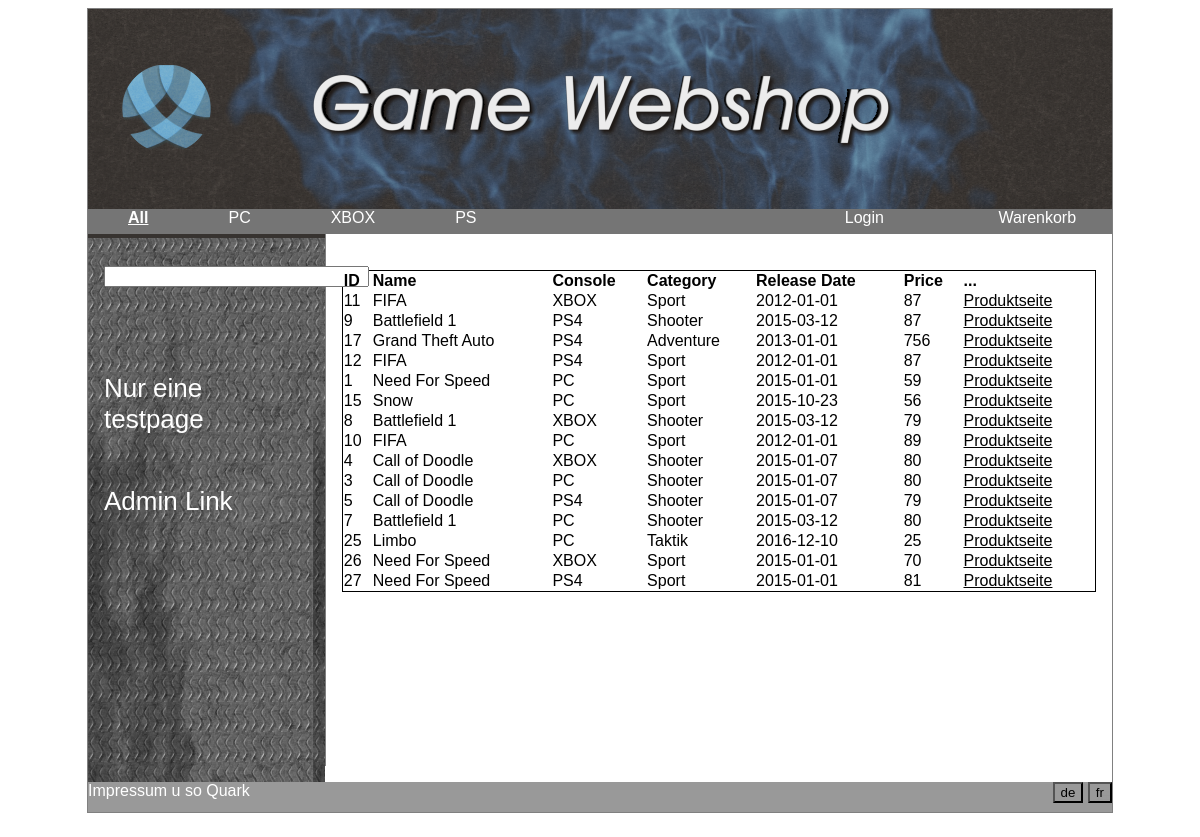
Page /A10/bestseller.php on the committed database.
### tables this page shows
CREATE TABLE `product` (
  `id` int(11) NOT NULL,
  `game_id` int(11) DEFAULT NULL,
  `console_id` int(11) NOT NULL COMMENT 'Foreign Key to console',
  `price` decimal(10,0) NOT NULL,
  `sold_units` int(11) NOT NULL,
  `description` varchar(30) NOT NULL DEFAULT 'Standart' COMMENT 'Normalerweise: Standart Edition'
);

CREATE TABLE `game` (
  `id` int(11) NOT NULL,
  `name` varchar(30) NOT NULL,
  `description` text NOT NULL,
  `category` int(11) NOT NULL COMMENT 'Foreign Key to Category',
  `manufacturer` varchar(11) NOT NULL,
  `releaseDate` date NOT NULL DEFAULT '2015-01-01'
);

CREATE TABLE `console` (
  `id` int(11) NOT NULL,
  `name` varchar(8) NOT NULL
);

CREATE TABLE `category` (
  `id` int(11) NOT NULL,
  `name` varchar(11) NOT NULL
);

### A10/functions.php (called while the page is built, shortened)
<?php
function get_param($name, $default) {
	if (!isset($_GET[$name])){
	return $default;
	}
	return urldecode($_GET[$name]);
}
?>

### A10/Product.php (called while the page is built, shortened)
<?php
class Product {
	private $id, $consoleId, $game_id, $name, $description, $console, $category, $price, $releaseDate;
	public function getId() {
		return $this->id;
	}
	public function getName() {
		return $this->name;
	}
	public function getConsole() {
		return $this->console;
	}
	public function getCategory() {
		return $this->category;
	}
	public function getPrice() {
		return $this->price;
	}
	public function getReleaseDate() {
		return $this->releaseDate;
	}
static public function getProducts($filter = '0', $groupBy = 'game.id') {
	$products = array();
	$sqlStatement = "SELECT
			product.id as id,
			product.console_id as consoleId,
			game.name AS name,
			game.description AS description,
			console.name AS console,
			category.name AS category,
			price AS price,
			game.releaseDate as releaseDate
		FROM product
		LEFT JOIN game ON game.id = product.game_id
		LEFT JOIN console ON console.id = product.console_id
		LEFT JOIN category ON category.id = game.category
		";
	$sqlStatement = $sqlStatement." GROUP BY ".$groupBy.", product.id";
	$res = DB::doQuery(
		$sqlStatement
	);
	while ($product = $res->fetch_object(get_class()))
	$products[] = $product;
	return $products;
}
}

### A10/db.inc.php (called while the page is built, shortened)
<?php
class DB extends mysqli{
	static private $instance;
	static public function getInstance() {
		if ( !self::$instance )
		@self::$instance = new DB();
		return self::$instance;
	}
	static public function doQuery($sql) {
	return self::getInstance()->query($sql);
	}
}
?>

### A10/bestseller.php (the view, shortened to what this page needs)
<?php
	$console = get_param('console', '0');
	$parametersURL = "console=$console";
	$groupBy = 'product.sold_units DESC';
	$products = Product::getProducts($console, $groupBy);
?>
<article>
	<table class ="ListTable">
			<tr>
				<th> ID </th><th> Name </th><th> Console </th> <th> Category </th><th>Release Date</th><th> Price </th><th> ... </th>
			</tr>
		<?php
		foreach($products as $p){
			echo "<tr>";
			echo "<td>".$p->getId()."</td>";
			echo "<td>".$p->getName()."</td>";
			echo "<td>".$p->getConsole()."</td>";
			echo "<td>".$p->getCategory()."</td>";
			echo "<td>".$p->getReleaseDate()."</td>";
			echo "<td>".$p->getPrice()."</td>";
			echo "<td><a href='article.php?article=".$p->getId()."&".$parametersURL."'>Produktseite</a></td>";
			echo "</tr>";
		}
		?>
	</table>
</article>

### A10/mainstyle.css (style rules this page uses)
a { color: WHITE; }
article { color: black; margin-left: 150px; border-left: 1px solid gray; padding: 1em; overflow: hidden; height: 100%; min-height: 500px; }
article a { color:BLACK; }
table.ListTable { width:100%; border: 1px solid black; border-collapse: collapse; border-spacing: 5px; padding: 15px; text-align: left; }

### rows in the picture
product: id "11", game.name "FIFA", console.name "XBOX", category.name "Sport", game.releaseDate "2012-01-01", price "87"
product: id "9", game.name "Battlefield 1", console.name "PS4", category.name "Shooter", game.releaseDate "2015-03-12", price "87"
product: id "17", game.name "Grand Theft Auto", console.name "PS4", category.name "Adventure", game.releaseDate "2013-01-01", price "756"
product: id "12", game.name "FIFA", console.name "PS4", category.name "Sport", game.releaseDate "2012-01-01", price "87"
product: id "1", game.name "Need For Speed", console.name "PC", category.name "Sport", game.releaseDate "2015-01-01", price "59"
product: id "15", game.name "Snow", console.name "PC", category.name "Sport", game.releaseDate "2015-10-23", price "56"
product: id "8", game.name "Battlefield 1", console.name "XBOX", category.name "Shooter", game.releaseDate "2015-03-12", price "79"
product: id "10", game.name "FIFA", console.name "PC", category.name "Sport", game.releaseDate "2012-01-01", price "89"
product: id "4", game.name "Call of Doodle", console.name "XBOX", category.name "Shooter", game.releaseDate "2015-01-07", price "80"
product: id "3", game.name "Call of Doodle", console.name "PC", category.name "Shooter", game.releaseDate "2015-01-07", price "80"
product: id "5", game.name "Call of Doodle", console.name "PS4", category.name "Shooter", game.releaseDate "2015-01-07", price "79"
product: id "7", game.name "Battlefield 1", console.name "PC", category.name "Shooter", game.releaseDate "2015-03-12", price "80"
product: id "25", game.name "Limbo", console.name "PC", category.name "Taktik", game.releaseDate "2016-12-10", price "25"
product: id "26", game.name "Need For Speed", console.name "XBOX", category.name "Sport", game.releaseDate "2015-01-01", price "70"
product: id "27", game.name "Need For Speed", console.name "PS4", category.name "Sport", game.releaseDate "2015-01-01", price "81"
